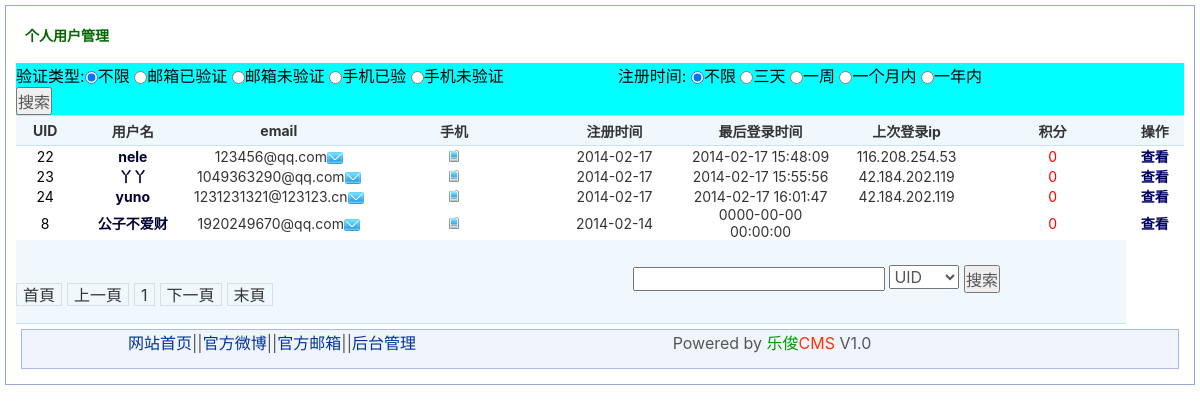
The page /ADMIN/Main/main_user.php on the database its author committed.
### tables this page shows
CREATE TABLE IF NOT EXISTS `lj_user_information` (
  `Id` int(11) NOT NULL AUTO_INCREMENT,
  `username` varchar(12) NOT NULL DEFAULT '' COMMENT '用户名',
  `photo` blob COMMENT '头像',
  `nickname` varchar(15) DEFAULT '' COMMENT '昵称',
  `sex` varchar(2) DEFAULT '' COMMENT '性别',
  `age` int(11) DEFAULT '0' COMMENT '年龄',
  `birthday` datetime DEFAULT '0000-00-00 00:00:00' COMMENT '出生年月',
  `nation` varchar(10) DEFAULT NULL COMMENT '民族',
  `ID_number` varchar(19) DEFAULT NULL COMMENT '身份证号',
  `e-mail` varchar(50) NOT NULL DEFAULT '' COMMENT '电子邮箱',
  `qq` varchar(12) DEFAULT NULL COMMENT 'QQ',
  `phone` varchar(12) DEFAULT NULL COMMENT '电话号码',
  `address` varchar(255) DEFAULT NULL COMMENT '家庭住址',
  `signature` text COMMENT '个人签名',
  `integration` int(11) DEFAULT '0' COMMENT '积分',
  `grade_id` int(11) DEFAULT '1' COMMENT '等级编号',
  `achievement` varchar(255) DEFAULT NULL COMMENT '成就（以*分割）',
  `IP` varchar(255) DEFAULT NULL COMMENT 'ip地址',
  `login_ip` varchar(100) NOT NULL COMMENT '登录ip',
  `zhuce_time` date DEFAULT '0000-00-00' COMMENT '注册时间',
  `phone_tf` int(1) DEFAULT '0' COMMENT '电话验证（0为没有，1为有）',
  `e_mail_tf` int(1) DEFAULT '0' COMMENT '邮箱验证（0为没有，1为有）',
  `last_logn_time` datetime DEFAULT '0000-00-00 00:00:00' COMMENT '上一次登录时间',
  `post_number` int(11) DEFAULT '0' COMMENT '贴数量',
  `cheats_number` int(11) DEFAULT '0' COMMENT '攻略数量',
  `friend_number` int(11) DEFAULT '0' COMMENT '好友数量',
  `replay_number` int(11) DEFAULT '0' COMMENT '回贴数量',
  `password` varchar(255) NOT NULL DEFAULT '' COMMENT '密码',
  `authority_id` int(1) NOT NULL DEFAULT '1' COMMENT '权限',
  `gold` int(11) NOT NULL DEFAULT '0' COMMENT '金币',
  PRIMARY KEY (`Id`)
);

### ADMIN/Main/main_user.php (the view, shortened to what this page needs)
<?php  include ("head.php");?>
<div class="admin_main_nr_dbox">
 <div class="pagetit">
 <div class="ptit">个人用户管理</div>
</div>
<div class="summbit" style="background-color:#0FF">
<form id="form" name="form" method="get" action="main_user.php">
<table width="90%">
<tr>
<td align="left">
验证类型:<input type="radio" name="yz" value="1" id="yz_0" checked="checked" />不限
		        <input type="radio" name="yz" value="2" id="yz_1" />邮箱已验证
		        <input type="radio" name="yz" value="3" id="yz_2" />邮箱未验证
                <input type="radio" name="yz" value="4" id="yz_3" />手机已验
		        <input type="radio" name="yz" value="5" id="yz_4" />手机未验证
</td>
<td align="left">
           注册时间:
		        <input type="radio" name="zc" value="1" id="zc_0" checked="checked" />不限
		        <input type="radio" name="zc" value="2" id="zc_1" />三天
		        <input type="radio" name="zc" value="3" id="zc_2" />一周
		        <input type="radio" name="zc" value="4" id="zc_3" />一个月内
		        <input type="radio" name="zc" value="5" id="zc_4" />一年内
</td>
</tr>
<tr><td>
          <input name="Summit" type="submit" value="搜索" />
    </td>
    </tr>
    </table>
    </form>
      </div>
  <table width="100%" border="0" cellpadding="0" cellspacing="0"  id="list" class="link_lan" style="font-size:14px">
    <tr>
     <td  align="center" width="5%" height="10px" class="admin_list_tit">UID</td>
     <td  align="center" width="10%" class="admin_list_tit">用户名</td>
     <td  align="center" width="15%" class="admin_list_tit">email</td>
     <td  align="center" width="15%" class="admin_list_tit">手机</td>
     <td  align="center" class="admin_list_tit">注册时间</td>
     <td  align="center" class="admin_list_tit">最后登录时间</td>
     <td  align="center" class="admin_list_tit">上次登录ip</td>
     <td  align="center" class="admin_list_tit">积分</td>
     <td  align="center" width="5%" class="admin_list_tit" >操作</td>
    </tr>
     <?php
	   $pagesize=14;
	   if(isset($_GET['page'])&&$_GET['page']!=''){
	     $page=$_GET['page'];
		 }
		 else{
		   $page=0;
		 }
		 $sql="select * from lj_user_information where authority_id=1";
		 $sql.=" order by zhuce_time desc";
		 $numRecord=mysql_num_rows(mysql_query($sql));
		 $totalpage=ceil($numRecord/$pagesize);
		 $recordSql=$sql. " LIMIT ". $page*$pagesize.",".$pagesize;
		 $result=mysql_query($recordSql);
		 while($rs=mysql_fetch_array($result))
		 {
		 ?>
         <tr >
          <td align="center" style="color: #000; height:20px"><?php echo $rs['Id'];?></td>
          <td align="center"><strong  style="color:#003"><?php echo $rs['username'];?></strong></td>
          <td align="center" style="color:#333"><?php echo $rs['e-mail'];
		  if($rs['e_mail_tf']==0)
		  echo "<a href='main_mail.php'><img src='../../Public/img/email.gif' width='16' height='12' /></a>";?>
          </td>
	      <td align="center" style="color:#333"><?php echo $rs['phone'];
		  if($rs['phone_tf']==0)
		  echo "<a href='main_phone.php'><img src='../../Public/img/sms.gif' width='16' height='12' /></a>";?></td>
          <td align="center" style="color:#333"><?php echo $rs['zhuce_time'];?></td>
          <td align="center" style="color:#333"><?php echo $rs['last_logn_time'];?></td>
          <td align="center" style="color:#333"><?php echo $rs['login_ip'];?></td>
          <td align="center" style="color:#F00"><?php echo $rs['integration'];?></td>
          <td align="center" ><a href="main_user_look.php?Id=<?php echo $rs['Id'];?>"><strong style="color:#006">查看</strong></a></td>
      </tr>
     <?php }
	 ?>
     </table>
	<table width="95%" border="0" cellspacing="10" cellpadding="0" class="admin_list_btm">
      <tr>
        <td>
        <div class="page link_bk" style="margin-right:30px;" align="center">
   <span class="grayborder" style="background-color:#f6f6f6;"><a href='main_user.php?page=0'>首頁</a></span>
   <span class="grayborder" style="background-color:#f6f6f6;"><a href='main_user.php?page=<?php if($page>0) echo $page-1;?>'>上一頁</a></span>
   <?php
     for($p=0;$p<$totalpage;$p++){
	 if(($page-5<=0)&&($page+5>=$totalpage))
	 {?>
	 <span class="grayborder" style="background-color:#f6f6f6;"><a href='main_user.php?page=<?php echo $p;?>'><?php echo $p+1;?></a></span>
   <?php }
   }?>
    <span class="grayborder" style="background-color:#f6f6f6;"><a href='main_user.php?page=<?php if($page<$totalpage-1) echo $page+1;?>'>下一頁</a></span>
    <span class="grayborder" style="background-color:#f6f6f6;"><a href='main_user.php?page=<?php echo $totalpage-1;?>'>末頁</a></span>
    </div>
		</td>
        <td align="right">
        <div class="page link_bk" >
		<form id="formseh" name="formseh" method="get" action="main_user.php">
                <input type="text" name="sumbit" />
                <select name="list">
                <option value="Id">UID</option>
                </select>
				<input type="submit" name="sbt" class="sbt" id="sbt" value="搜索"/>
		  </form>
          </div>
	    </td>
      </tr></table>

### ADMIN/Main/head.php (shortened to what this page needs)
<link href="../Public/css/admin_index.css" rel="stylesheet" type="text/css" />
<link href="../Public/css/admin_common.css" rel="stylesheet" type="text/css" />
<link href="../Public/css/bootstrap.css" rel="stylesheet" type="text/css" />
<link href="../Public/ckeditor/contents.css" rel="stylesheet" type="text/css" />

### Public/css/admin_common.css (style rules this page uses)
input { font-family:Arial, Helvetica, sans-serif;vertical-align:middle; font-size:12px; }
form,p,h1,h2,h3,h4,li,ul { margin:0px; padding:0px; }
.link_lan a:link { color: #003399; text-decoration: none; }
.link_bk a:link { color: #333333; text-decoration: none; }
.pagetit { padding-top:7px; padding-bottom:15px; padding-left:3px; }
.pagetit .ptit { font-size: 14px; font-weight: bold; color: #060; width: auto; float: left; margin-right: 26px; line-height: 25px; padding-left: 6px; }
.page { text-align:center; margin-top:25px; margin-bottom:30px; }
.page a { border: 1px solid #dddddd;display:block;height:23px; line-height:23px; margin-right:5px; float:left;padding-left:6px; padding-right:6px; width:auto; }
.footer { font-size:10px;text-align:center;border:1px #A9BAE2 solid; height:40px; line-height:40px; margin:5px;background-color:#F0F5FD; color:#666666 }
.footer a { text-decoration: none; }
.admin_main_nr_dbox { border:1px #95AADB solid;background-color:#FFFFFF; margin-left:5px; margin-right:5px; padding:10px;margin-top:5px; }
.admin_frameset { position:absolute; left:0px; top:0px;width:26px; height:26px; }
.admin_frameset .open_frame { background:url(../images/open_frame.gif) no-repeat; cursor:pointer;width:26px; height:26px; }
.admin_list_tit { font-weight:bold; color:#333333; height:30px; border-top:1px #CAE0F4 solid; border-bottom:1px #CAE0F4 solid; background-color:#F0F8FD;overflow:hidden;white-space: nowrap; }
.admin_list_btm { background-color:#F0F8FD; border-top:1px #CAE0F4 solid; border-bottom:1px #CAE0F4 solid; border-top:0px; }
#list { table-layout: fixed; }

### ADMIN/Main/head.php (style rules this page uses)
a { TEXT-DECORATION:none }
.summbit #form table tr td { color: #000000; }
* { margin:0px;padding:0px;color:#555555; }

### rows shown on the page
lj_user_information: Id "22", username "nele", value "123456@qq.com", e_mail_tf 0 (drawn), phone_tf 0 (drawn), zhuce_time "2014-02-17", last_logn_time "2014-02-17 15:48:09", login_ip "116.208.254.53", integration "0"
lj_user_information: Id "23", username "丫丫", value "1049363290@qq.com", e_mail_tf 0 (drawn), phone_tf 0 (drawn), zhuce_time "2014-02-17", last_logn_time "2014-02-17 15:55:56", login_ip "42.184.202.119", integration "0"
lj_user_information: Id "24", username "yuno", value "1231231321@123123.cn", e_mail_tf 0 (drawn), phone_tf 0 (drawn), zhuce_time "2014-02-17", last_logn_time "2014-02-17 16:01:47", login_ip "42.184.202.119", integration "0"
lj_user_information: Id "8", username "公子不爱财", value "1920249670@qq.com", e_mail_tf 0 (drawn), phone_tf 0 (drawn), zhuce_time "2014-02-14", last_logn_time "0000-00-00 00:00:00", integration "0"
